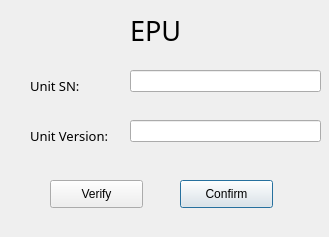
<?xml version="1.0" encoding="UTF-8"?>
<ui version="4.0">
 <class>Dialog</class>
 <widget class="QDialog" name="Dialog">
  <property name="geometry">
   <rect>
    <x>0</x>
    <y>0</y>
    <width>329</width>
    <height>237</height>
   </rect>
  </property>
  <property name="windowTitle">
   <string>Dialog</string>
  </property>
  <widget class="QLineEdit" name="unitSN_text">
   <property name="geometry">
    <rect>
     <x>130</x>
     <y>70</y>
     <width>191</width>
     <height>22</height>
    </rect>
   </property>
  </widget>
  <widget class="QLabel" name="title">
   <property name="geometry">
    <rect>
     <x>130</x>
     <y>10</y>
     <width>81</width>
     <height>41</height>
    </rect>
   </property>
   <property name="font">
    <font>
     <family>Product Sans</family>
     <pointsize>20</pointsize>
    </font>
   </property>
   <property name="text">
    <string>EPU</string>
   </property>
  </widget>
  <widget class="QLabel" name="label">
   <property name="geometry">
    <rect>
     <x>30</x>
     <y>70</y>
     <width>81</width>
     <height>31</height>
    </rect>
   </property>
   <property name="font">
    <font>
     <family>Product Sans Light</family>
     <pointsize>10</pointsize>
    </font>
   </property>
   <property name="text">
    <string>Unit SN:</string>
   </property>
  </widget>
  <widget class="QLabel" name="label_2">
   <property name="geometry">
    <rect>
     <x>30</x>
     <y>120</y>
     <width>101</width>
     <height>31</height>
    </rect>
   </property>
   <property name="font">
    <font>
     <family>Product Sans Light</family>
     <pointsize>10</pointsize>
    </font>
   </property>
   <property name="text">
    <string>Unit Version:</string>
   </property>
  </widget>
  <widget class="QLineEdit" name="unitV_text">
   <property name="geometry">
    <rect>
     <x>130</x>
     <y>120</y>
     <width>191</width>
     <height>22</height>
    </rect>
   </property>
  </widget>
  <widget class="QPushButton" name="confirm_button">
   <property name="geometry">
    <rect>
     <x>180</x>
     <y>180</y>
     <width>93</width>
     <height>28</height>
    </rect>
   </property>
   <property name="text">
    <string>Confirm</string>
   </property>
  </widget>
  <widget class="QPushButton" name="check_button">
   <property name="geometry">
    <rect>
     <x>50</x>
     <y>180</y>
     <width>93</width>
     <height>28</height>
    </rect>
   </property>
   <property name="text">
    <string>Verify</string>
   </property>
  </widget>
 </widget>
 <resources/>
 <connections/>
</ui>
